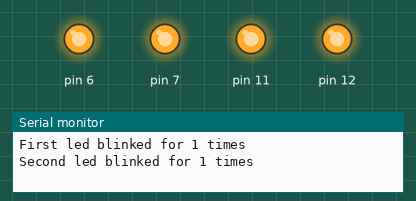
A sketch run on a simulated Arduino Uno, built with avr-gcc and run on an emulated ATmega328P. Shown: output pins drawn as LEDs (lit = HIGH), the last lines printed to the serial monitor.

Above: at 5.5 s.
At 6.5 s:
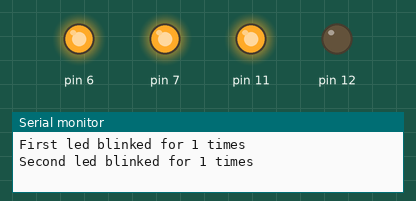
At 8.5 s:
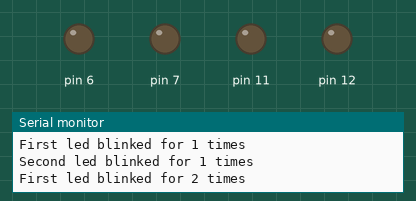
At 9.5 s:
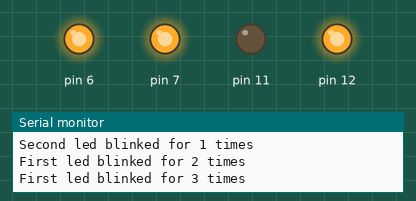
At 10.5 s:
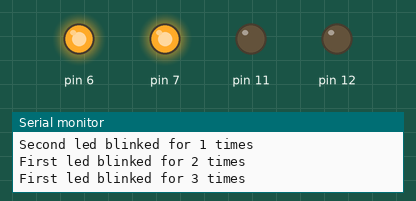
At 11.5 s:
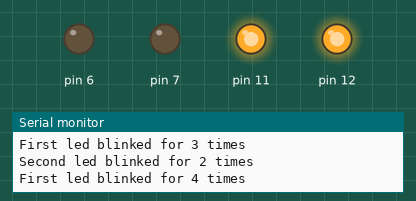
Timing chart, 0 to 12.8 s (numbered marks = the images above):
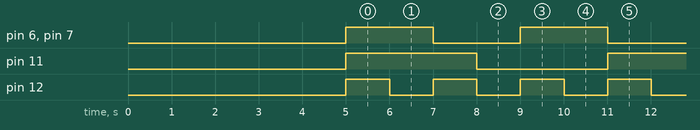

The sketch:

Library.ino
```cpp
class TMTimer;
class TimerEventHandler
{
public:
virtual void onInterval(TMTimer *timer)=0;
};
class TMTimer
{
private:
int interval;
TimerEventHandler *timerEventHandler;
bool repeat;
bool isActive;
public:
TMTimer(int interval,TimerEventHandler *timerEventHandler,bool repeat=true);
void start();
void stop();
friend class TMTimerManager;
};
class TMTimerManager
{
private:
class TMTimerNode
{
public:
long int lastCalledOn;
TMTimer *timer;
TMTimerNode *next;
TMTimerNode(TMTimer *timer)
{
this->timer=timer;
this->next=NULL;
this->lastCalledOn=0;
}
};
static TMTimerNode *start,*end;
TMTimerManager(){}
public:
static void addTimer(TMTimer *timer);
static void emitEvents();
};
TMTimerManager::TMTimerNode *TMTimerManager::start=NULL;
TMTimerManager::TMTimerNode *TMTimerManager::end=NULL;
void TMTimerManager::emitEvents()
{
long int now=millis();
TMTimerNode *t,*p1,*p2;
for(t=start;t!=NULL;t=t->next)
{
if(t->timer->isActive && ((now-t->lastCalledOn)>t->timer->interval || now<t->lastCalledOn))
{
t->timer->timerEventHandler->onInterval(t->timer);
t->lastCalledOn=now;
if(t->timer->repeat==false) t->timer->stop();
}
}
t=start;
while(t!=NULL)
{
  if(t->timer->isActive==false)
  {
    //logic to delete starts here...
    if(t==start && t==end)  //only one node is there...
    {
      start=NULL;
      end=NULL;
      delete t;
      break;
    }
    else if(t==start)  //first node to be deleted...
    {
      start=start->next;
      delete t;
      t=start;
      break;
    }
    else if(t==end) //last node to be deleted
    {
      p2->next=NULL;
      end=p2;
      delete t;
      break;
    }
    else  //any of the middle to be deleted...
    {
      p2->next=t->next;
      delete t;
      t=p2->next;
    }
    //logic to delete ends here...
  }
  else
  {
    p2=t;
    t=t->next;
  }
}
}
void TMTimerManager::addTimer(TMTimer *timer)
{
if(timer==NULL) return;
if(timer->interval<=0) return;
TMTimerNode *node;
for(node=start;node!=NULL;node=node->next)
{
if(node->timer==timer) return;
}
node=new TMTimerNode(timer);
if(start==NULL)
{
start=node;
end=node;
}
else
{
end->next=node;
end=node;
}
}
TMTimer::TMTimer(int interval,TimerEventHandler *timerEventHandler,bool repeat)
{
this->interval=interval;
this->timerEventHandler=timerEventHandler;
this->repeat=repeat;
this->isActive=true;
}
void TMTimer::start()
{
TMTimerManager::addTimer(this);
}
void TMTimer::stop()
{
this->isActive=false;
}

class TMLED;
class LEDEventHandler
{
  public:
  virtual void turnedOn(TMLED *led)=0;
  virtual void turnedOff(TMLED *led)=0;
};

class TMLED
{
  private:
  int pin;
  bool isOn;
  LEDEventHandler *ledEventHandler;
  public:
  TMLED(int pin);
  void turnOn();
  void turnOff();
  void toggle();
  void setLEDEventHandler(LEDEventHandler *ledEventHandler);
  bool isLEDOn();
  bool isLEDOff();
};
TMLED::TMLED(int pin)
{
  this->pin=pin;
  this->isOn=false;
  pinMode(this->pin,OUTPUT);
  this->ledEventHandler=NULL;
}
void TMLED::turnOn()
{
  if(this->isOn) return;
  digitalWrite(this->pin,HIGH);
  this->isOn=true;
  if(this->ledEventHandler!=NULL) this->ledEventHandler->turnedOn(this);
}
void TMLED::turnOff()
{
  if(this->isOn==false) return;
  digitalWrite(this->pin,LOW);
  this->isOn=false;
  if(this->ledEventHandler!=NULL) this->ledEventHandler->turnedOff(this);
}
void TMLED::toggle()
{
  if(this->isOn)
  {
    this->turnOff();
    this->isOn=false;
  }
  else
  {
    this->turnOn();
    this->isOn=true;
  }
}
void TMLED::setLEDEventHandler(LEDEventHandler *ledEventHandler)
{
  this->ledEventHandler=ledEventHandler;
}
bool TMLED::isLEDOn()
{
  return this->isOn==true;
}
bool TMLED::isLEDOff()
{
  return this->isOn==false;
}
class TMBlinkingLED;
class BlinkingLEDEventHandler
{
  public:
  virtual void ledBlinked(TMBlinkingLED *tmBlinkingLED,int blinksCount);
};
class TMBlinkingLED:public TimerEventHandler
{
  private:
  TMLED *tmled;
  TMTimer *tmtimer;
  int timesToBlink=0;
  bool isBlinking;
  BlinkingLEDEventHandler *target;
  int blinkCount;
  public:
  TMBlinkingLED(int pin,int timesToBlink,byte speed);
  ~TMBlinkingLED();
  void startBlinking();
  void stopBlinking();
  void onInterval(TMTimer *tmtimer);
  void setBlinkingLEDEventHandler(BlinkingLEDEventHandler *target);
};
TMBlinkingLED::TMBlinkingLED(int pin,int timesToBlink,byte speed)
{
  if(speed<1) speed=1;
  else if(speed>3) speed=3;
  this->tmled=new TMLED(pin);
  this->tmtimer=new TMTimer(1000*speed,this);
  this->isBlinking=false;
  if(timesToBlink<-1) timesToBlink=-1;  //-1 means , keep blinking
  this->timesToBlink=timesToBlink;
  this->target=NULL;
  this->blinkCount=0;
}
TMBlinkingLED::~TMBlinkingLED()
{
  delete this->tmled;
  delete this->tmtimer;
}
void TMBlinkingLED::startBlinking()
{
  if(this->timesToBlink==0) return;
  this->tmtimer->start();
  this->isBlinking=true;
}
void TMBlinkingLED::stopBlinking()
{
  this->tmtimer->stop();
  this->isBlinking=false;
  this->tmled->turnOff();
}
void TMBlinkingLED::onInterval(TMTimer *tmtimer)
{
  if(this->tmled->isLEDOff())
  {
    this->blinkCount++;
    if(this->target!=NULL)
    {
      this->target->ledBlinked(this,this->blinkCount);
    }
    if(this->timesToBlink!=-1 && this->blinkCount==this->timesToBlink+1)
    {
      this->stopBlinking();
    }
  }
  this->tmled->toggle();
}
void TMBlinkingLED::setBlinkingLEDEventHandler(BlinkingLEDEventHandler *target)
{
  this->target=target;
}

class Application
{
public:
virtual void start()=0;
};
class ApplicationManager
{
private:
static Application *application;
ApplicationManager(){}
public:
static void startApplication(Application *application);
};
Application *ApplicationManager::application=NULL;
void ApplicationManager::startApplication(Application *application)
{
delay(5000);
if(application==NULL) return;
ApplicationManager::application=application;
ApplicationManager::application->start();
}
void loop()
{
TMTimerManager::emitEvents();
}
//Framework part ends
//The following code is being written by IOTFramework user...
class HomeAutomation:public Application,TimerEventHandler,LEDEventHandler,BlinkingLEDEventHandler
{
TMTimer *t1,*t2;
TMLED *led1,*led2;
TMBlinkingLED *blinkingLED1;
TMBlinkingLED *blinkingLED2;
bool led1Status,led2Status;
int blinkCount;
public:
HomeAutomation()
{
t1=new TMTimer(2000,this);
t2=new TMTimer(2000,this);
led1=new TMLED(6);
led1->setLEDEventHandler(this);
led2=new TMLED(7);
led2->setLEDEventHandler(this);
led1Status=false;
led2Status=false;
blinkingLED1=new TMBlinkingLED(12,5,1); //blink 5 times
blinkingLED1->setBlinkingLEDEventHandler(this);
blinkingLED2=new TMBlinkingLED(11,-1,3); //blink infinite times
blinkingLED2->setBlinkingLEDEventHandler(this);
this->blinkCount=0;
}
~HomeAutomation()
{
delete t1;
delete t2;
delete led1;
delete led2;
delete blinkingLED1;
delete blinkingLED2;
}
public:
void start()
{
t1->start();
t2->start();
blinkingLED1->startBlinking();
blinkingLED2->startBlinking();
}
void onInterval(TMTimer *timer)
{
  if(timer==t1)
  {
    led1->toggle();
  }
  if(timer==t2)
  {
    led2->toggle();
  }
}
void turnedOn(TMLED *led)
{
  //if(led==led1) Serial.println("LED 1 connected to pin 6 turned on");
  //else if(led==led2) Serial.println("LED 2 connected to pin 7 turned on");
}
void turnedOff(TMLED *led)
{
  //if(led==led1) Serial.println("LED 1 connected to pin 6 turned off");
  // else if(led==led2) Serial.println("LED 2 connected to pin 7 turned off");
}
void ledBlinked(TMBlinkingLED *tmBlinkingLED,int blinksCount)
{
  if(tmBlinkingLED==blinkingLED1)
  {
    Serial.print("First led blinked for ");
    Serial.print(blinksCount);
    Serial.println(" times");
  }
  if(tmBlinkingLED==blinkingLED2)
  {
    Serial.print("Second led blinked for ");
    Serial.print(blinksCount);
    Serial.println(" times");
  }
}
};
void setup()
{
Serial.begin(9600);
ApplicationManager::startApplication(new  HomeAutomation());
}
```

Measured:
- by itself, pin 6, pin 7: alternates HIGH for 2.0 s and LOW for 2.0 s
- by itself, pin 11: alternates HIGH for 3.0 s and LOW for 3.0 s
- by itself, pin 12: alternates HIGH for 1.0 s and LOW for 1.0 s, 11 changes in all, then stays HIGH
